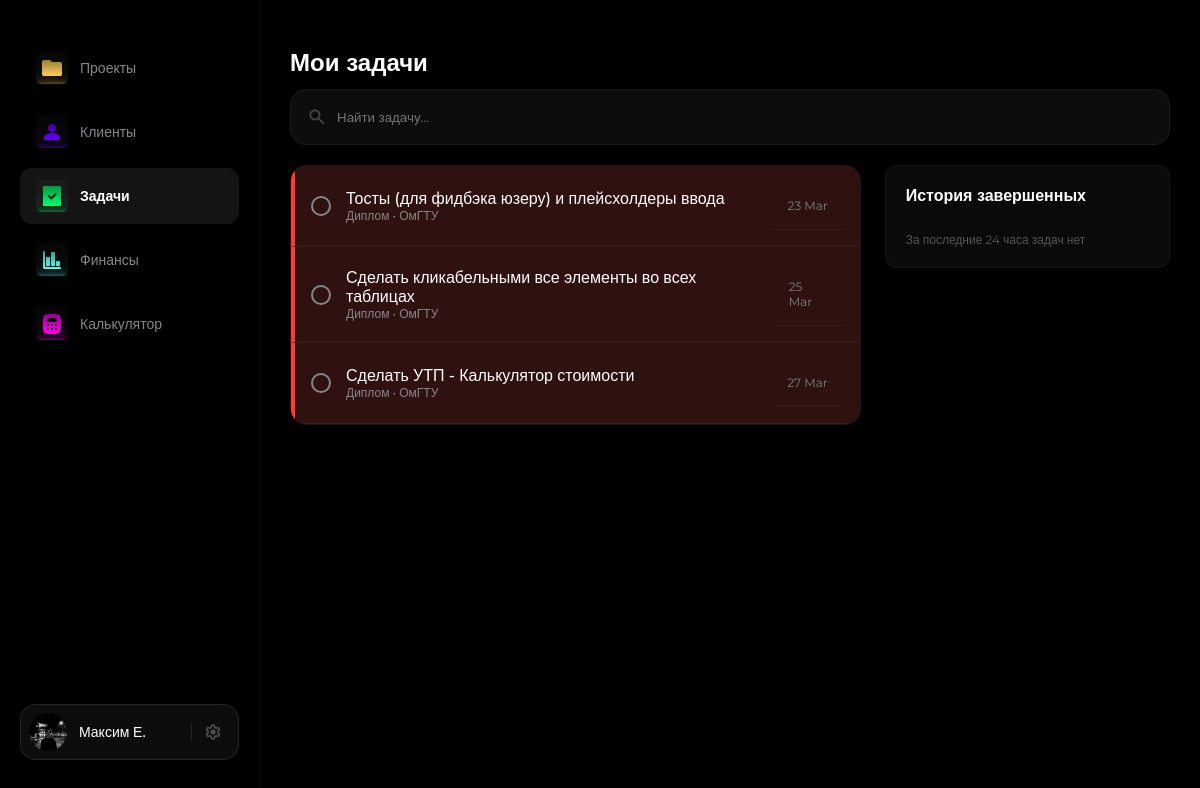
/tasks/, run on an earlier commit of the app's database.
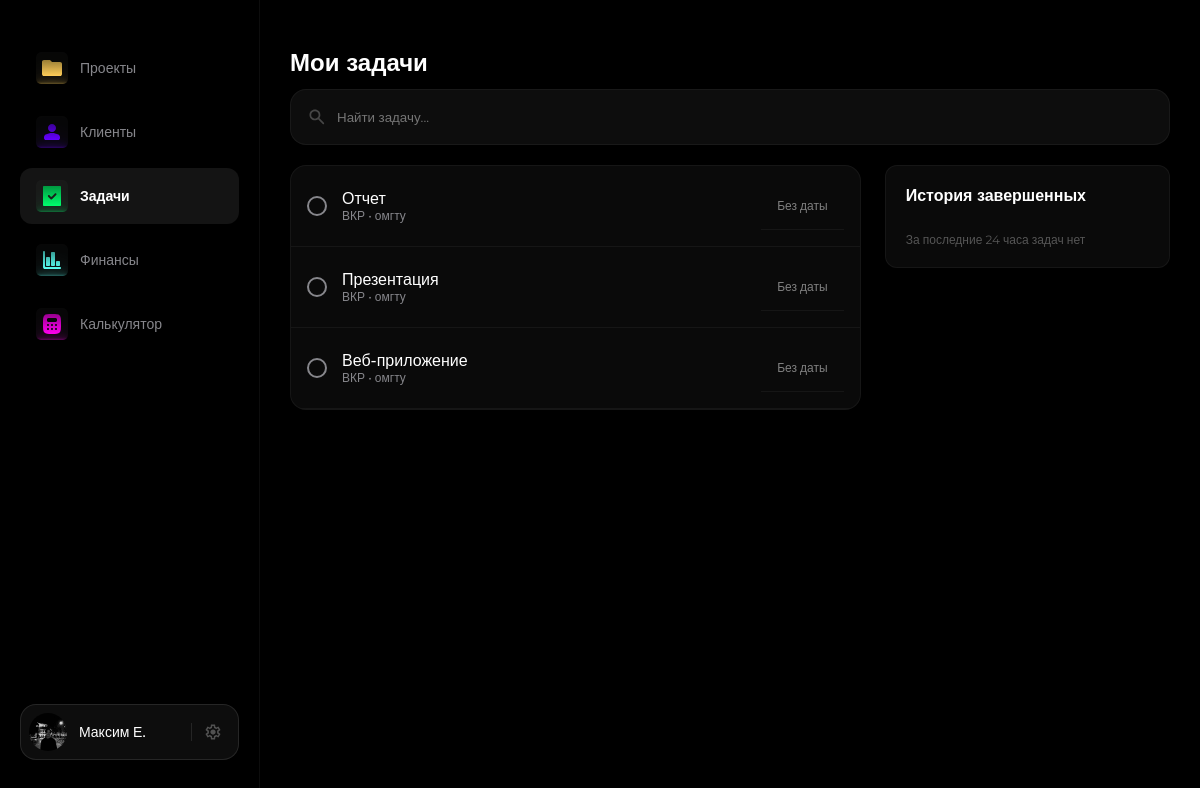
And on a later commit of the database.
### crm/models.py (models this page shows, shortened)
class Task(models.Model):
    TASK_STATUS_CHOICES = (
        ('todo', 'К выполнению'),
        ('inwork', 'В работе'),
        ('done', 'Выполнено'),
    )
    project = models.ForeignKey(Project, on_delete=models.CASCADE, related_name='tasks', verbose_name="Проект")
    title = models.CharField(max_length=255, verbose_name="Заголовок задачи")
    status = models.CharField(max_length=20, choices=TASK_STATUS_CHOICES, default='todo', verbose_name="Статус задачи")
    due_date = models.DateField(null=True, blank=True, verbose_name="Срок исполнения")
    created_at = models.DateTimeField(auto_now_add=True)
    updated_at = models.DateTimeField(auto_now=True)
    order = models.PositiveIntegerField(default=0, verbose_name="Позиция")
    class Meta:
        verbose_name = "Задача"
        verbose_name_plural = "Задачи"
        ordering = ['order', 'id']

class Project(models.Model):
    STATUS_CHOICES = (
        ('planned', 'К выполнению'),
        ('inwork', 'В работе'),
        ('done', 'Завершён'),
        ('overdue', 'Просрочен'),
        ('paused', 'Приостановлен'),
    )
    PAYMENT_CHOICES = (
        ('paid', 'Оплачен'),
        ('not_paid', 'Не оплачен'),
        ('pending', 'Ожидает оплаты'),
    )
    title = models.CharField(max_length=200, verbose_name="Название проекта")
    client = models.ForeignKey(
        Client,
        on_delete=models.SET_NULL,
        null=True,
        blank=True,
        related_name='projects',
        verbose_name="Клиент"
    )
    description = models.TextField(blank=True, null=True, verbose_name="Описание проекта")
    status = models.CharField(max_length=20, choices=STATUS_CHOICES, default='planned', verbose_name="Статус")
    budget = models.DecimalField(max_digits=10, decimal_places=2, null=True, blank=True, verbose_name="Бюджет")
    start_date = models.DateField(null=True, blank=True, verbose_name="Дата начала")
    end_date = models.DateField(null=True, blank=True, verbose_name="Дата завершения")
    payment_status = models.CharField(max_length=20, choices=PAYMENT_CHOICES, default='not-paid', verbose_name="Оплата")
    payment_date = models.DateField(null=True, blank=True, verbose_name="Дата оплаты")
    order = models.PositiveIntegerField(default=0, verbose_name="Позиция")
    estimate = models.ForeignKey(
        'Estimate',
        on_delete=models.SET_NULL,
        null=True,
        blank=True,
        related_name='projects',
        verbose_name="Основание (смета)"
    )
    class Meta:
        ordering = ['status', 'order', 'id']

class Client(models.Model):
    name = models.CharField(max_length=200, verbose_name="Имя/Компания")
    contact_person = models.CharField(max_length=200, blank=True, null=True, verbose_name="Контактное лицо")
    email = models.EmailField(blank=True, null=True, verbose_name="Email")
    phone = models.CharField(max_length=20, blank=True, null=True, verbose_name="Телефон")
    telegram = models.CharField(max_length=100, blank=True, null=True, verbose_name="Telegram")
    is_vip = models.BooleanField(default=False, verbose_name="VIP статус")
    created_at = models.DateTimeField(auto_now_add=True, verbose_name="Дата добавления")
    class Meta:
        verbose_name = "Клиент"
        verbose_name_plural = "Клиенты"
        ordering = ['name']

### crm/views.py (the view)
# urls.py: path('tasks/', views.tasks, name='tasks'),
def tasks(request):
    today = date.today()
    base_tasks = Task.objects.select_related('project', 'project__client').exclude(status='done')
    overdue = base_tasks.filter(due_date__lt=today).order_by('due_date')
    active = base_tasks.filter(due_date__gte=today).order_by('due_date')
    no_date = base_tasks.filter(due_date__isnull=True).order_by('-created_at')
    active_tasks = list(overdue) + list(active) + list(no_date)
    limit = timezone.now() - timedelta(hours=24)
    completed_tasks = Task.objects.filter(status='done', updated_at__gte=limit).order_by('-updated_at')
    return render(request, 'tasks.html', {
        'active_tasks': active_tasks,
        'completed_tasks': completed_tasks,
        'today': today,
    })

### templates/tasks.html (shortened to what this page needs)
{% extends 'base.html' %}
{% load static %}
{% block content %}
<link rel="stylesheet" href="{% static 'css/main.css' %}">
<h1>Мои задачи</h1>
<div class="search-bar" style="margin-bottom: 20px;">
    <img src="{% static 'icons/search.svg' %}" alt="Поиск" class="icon" style="opacity: 0.5; width: 20px;">
    <input type="text" id="taskSearch" placeholder="Найти задачу..."
           onkeyup="universalSearch('taskSearch', '.table-container', '.task-row')">
</div>
<div style="display: grid; grid-template-columns: 2fr 1fr; gap: 24px; align-items: start;">
    <div class="table-container">
        {% for task in active_tasks %}
        {% with days_left=task.due_date|timeuntil:today %}
            <div class="task-row {% if task.due_date < today %}row-overdue{% elif days_left and days_left|slice:':1'|add:'0' <= 2 and task.due_date >= today %}row-warning{% endif %}"
                id="task-{{ task.id }}">
                <div class="task-bullet" onclick="completeTask({{ task.id }})"></div>
                <div style="flex-grow: 1;">
                    <div style="font-weight: 500;">{{ task.title }}</div>
                    <div style="font-size: 12px; color: var(--text-secondary);">
                        {{ task.project.title }} • {{ task.project.client.name }}
                    </div>
                </div>
                <div class="task-date">
                    {{ task.due_date|date:"d M"|default:"Без даты" }}
                </div>
            </div>
        {% endwith %}
        {% empty %}
            <div style="padding: 40px; text-align: center; color: var(--text-secondary);">Задач нет, можно отдыхать! 🍹</div>
        {% endfor %}
    </div>
    <div class="project-card" style="padding: 20px; background: var(--bg-card); border-radius: 12px; color: #ffffff;">
        <h3 style="color: var(--text-primary); margin-bottom: 15px; font-size: 16px;">История завершенных</h3>
        <div style="display: flex; flex-direction: column; gap: 10px;">
            {% for task in completed_tasks %}
                <div style="font-size: 13px; color: #808080; white-space: nowrap; overflow: hidden; text-overflow: ellipsis;">
                    <span style="text-decoration: line-through;">{{ task.title }}</span>
                    <span style="opacity: 0.6; font-size: 11px;"> • {{ task.project.title }}</span>
                </div>
            {% empty %}
                <div style="font-size: 12px; color: #555;">За последние 24 часа задач нет</div>
            {% endfor %}
        </div>
    </div>
</div>
{% endblock %}

What changed in the data, as far as the page shows it:
removed Task: title "Тосты (для фидбэка юзеру) и плейсхолдеры ввода", project "Диплом", project.client.name "ОмГТУ", due_date "23 Mar"
removed Task: title "Сделать кликабельными все элементы во всех таблицах", project "Диплом", project.client.name "ОмГТУ", due_date "25 Mar"
removed Task: title "Сделать УТП - Калькулятор стоимости", project "Диплом", project.client.name "ОмГТУ", due_date "27 Mar"
added Task: title "Отчет", project "ВКР", project.client.name "омгту", due_date "Без даты"
added Task: title "Презентация", project "ВКР", project.client.name "омгту", due_date "Без даты"
added Task: title "Веб-приложение", project "ВКР", project.client.name "омгту", due_date "Без даты"
